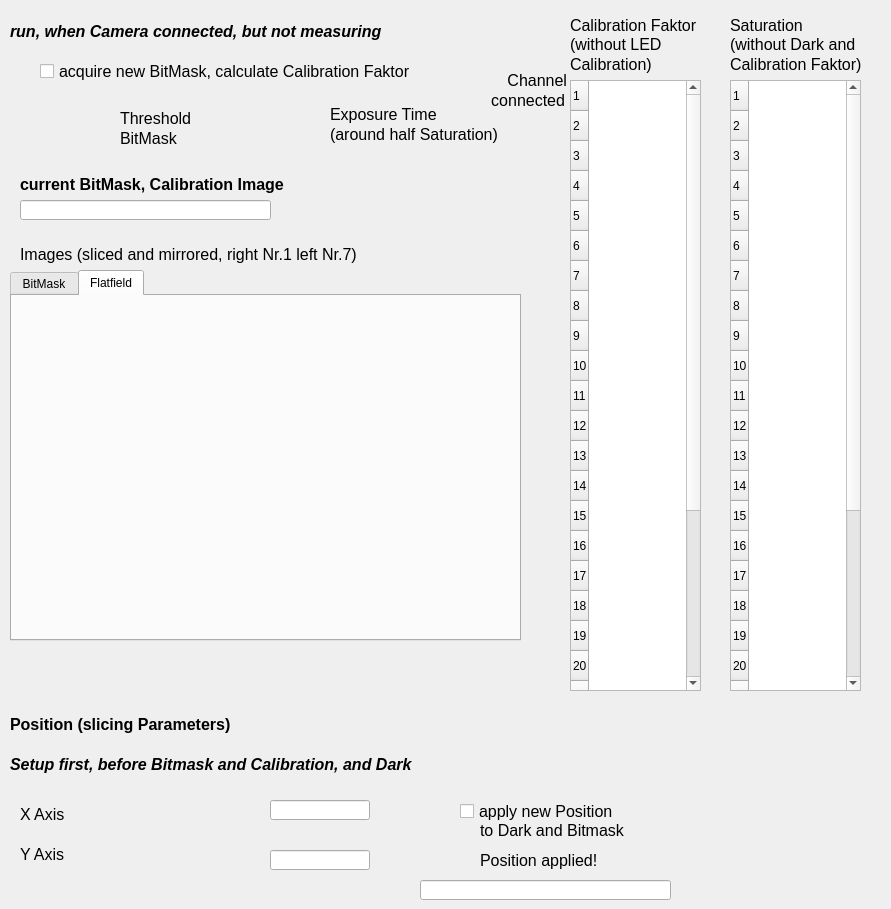
<?xml version="1.0" encoding="UTF-8"?>
<ui version="4.0">
 <class>Dialog</class>
 <widget class="QDialog" name="Dialog">
  <property name="geometry">
   <rect>
    <x>0</x>
    <y>0</y>
    <width>891</width>
    <height>909</height>
   </rect>
  </property>
  <property name="windowTitle">
   <string>Dialog</string>
  </property>
  <widget class="caNumeric" name="canumeric">
   <property name="geometry">
    <rect>
     <x>10</x>
     <y>100</y>
     <width>100</width>
     <height>50</height>
    </rect>
   </property>
   <property name="channel" stdset="0">
    <string notr="true">$(XX):BitMask-TH</string>
   </property>
  </widget>
  <widget class="caLabel" name="calabel_9">
   <property name="geometry">
    <rect>
     <x>20</x>
     <y>240</y>
     <width>431</width>
     <height>28</height>
    </rect>
   </property>
   <property name="font">
    <font>
     <pointsize>12</pointsize>
    </font>
   </property>
   <property name="text">
    <string>Images (sliced and mirrored, right Nr.1 left Nr.7)</string>
   </property>
   <property name="alignment">
    <set>Qt::AlignLeading|Qt::AlignLeft|Qt::AlignVCenter</set>
   </property>
   <property name="fontScaleMode">
    <enum>ESimpleLabel::None</enum>
   </property>
  </widget>
  <widget class="caLabel" name="calabel_10">
   <property name="geometry">
    <rect>
     <x>120</x>
     <y>110</y>
     <width>81</width>
     <height>16</height>
    </rect>
   </property>
   <property name="font">
    <font>
     <pointsize>12</pointsize>
    </font>
   </property>
   <property name="text">
    <string>Threshold </string>
   </property>
   <property name="alignment">
    <set>Qt::AlignLeading|Qt::AlignLeft|Qt::AlignVCenter</set>
   </property>
   <property name="fontScaleMode">
    <enum>ESimpleLabel::None</enum>
   </property>
  </widget>
  <widget class="caToggleButton" name="catogglebutton_8">
   <property name="geometry">
    <rect>
     <x>40</x>
     <y>60</y>
     <width>421</width>
     <height>22</height>
    </rect>
   </property>
   <property name="font">
    <font>
     <pointsize>12</pointsize>
    </font>
   </property>
   <property name="text">
    <string>acquire new BitMask, calculate Calibration Faktor</string>
   </property>
   <property name="channel" stdset="0">
    <string notr="true">$(XX):CAM-acq_BM_Cal</string>
   </property>
   <property name="fontScaleMode" stdset="0">
    <enum>caToggleButton::None</enum>
   </property>
  </widget>
  <widget class="caLabel" name="calabel_12">
   <property name="geometry">
    <rect>
     <x>10</x>
     <y>17</y>
     <width>491</width>
     <height>28</height>
    </rect>
   </property>
   <property name="font">
    <font>
     <pointsize>12</pointsize>
     <weight>75</weight>
     <italic>true</italic>
     <bold>true</bold>
    </font>
   </property>
   <property name="text">
    <string>run, when Camera connected, but not measuring</string>
   </property>
   <property name="alignment">
    <set>Qt::AlignLeading|Qt::AlignLeft|Qt::AlignVCenter</set>
   </property>
   <property name="fontScaleMode">
    <enum>ESimpleLabel::None</enum>
   </property>
  </widget>
  <widget class="caTable" name="catable">
   <property name="enabled">
    <bool>true</bool>
   </property>
   <property name="geometry">
    <rect>
     <x>570</x>
     <y>80</y>
     <width>131</width>
     <height>611</height>
    </rect>
   </property>
   <property name="rowCount">
    <number>28</number>
   </property>
   <property name="columnCount">
    <number>0</number>
   </property>
   <property name="channels" stdset="0">
    <string>$(XX):CalA1;$(XX):CalA2;$(XX):CalA3;$(XX):CalA4;$(XX):CalA5;$(XX):CalA6;$(XX):CalA7;$(XX):CalA8;$(XX):CalA9;$(XX):CalA10;$(XX):CalA11;$(XX):CalA12;$(XX):CalA13;$(XX):CalA14;$(XX):CalA15;$(XX):CalA16;$(XX):CalA17;$(XX):CalA18;$(XX):CalA19;$(XX):CalA20;$(XX):CalA21;$(XX):CalA22;$(XX):CalA23;$(XX):CalA24;$(XX):CalA25;$(XX):CalA26;$(XX):CalA27;$(XX):CalA28</string>
   </property>
   <property name="columnSizes">
    <string notr="true">1</string>
   </property>
   <attribute name="horizontalHeaderCascadingSectionResizes">
    <bool>true</bool>
   </attribute>
   <attribute name="horizontalHeaderDefaultSectionSize">
    <number>100</number>
   </attribute>
   <attribute name="horizontalHeaderStretchLastSection">
    <bool>true</bool>
   </attribute>
   <attribute name="verticalHeaderVisible">
    <bool>true</bool>
   </attribute>
   <row/>
   <row/>
   <row/>
   <row/>
   <row/>
   <row/>
   <row/>
   <row/>
   <row/>
   <row/>
   <row/>
   <row/>
   <row/>
   <row/>
   <row/>
   <row/>
   <row/>
   <row/>
   <row/>
   <row/>
   <row/>
   <row/>
   <row/>
   <row/>
   <row/>
   <row/>
   <row/>
   <row/>
  </widget>
  <widget class="caLineEdit" name="calineedit_5">
   <property name="geometry">
    <rect>
     <x>20</x>
     <y>200</y>
     <width>251</width>
     <height>20</height>
    </rect>
   </property>
   <property name="readOnly">
    <bool>true</bool>
   </property>
   <property name="channel" stdset="0">
    <string notr="true">$(XX):BM_Cal-Time</string>
   </property>
  </widget>
  <widget class="caLabel" name="calabel_3">
   <property name="geometry">
    <rect>
     <x>20</x>
     <y>170</y>
     <width>361</width>
     <height>28</height>
    </rect>
   </property>
   <property name="font">
    <font>
     <pointsize>12</pointsize>
     <weight>75</weight>
     <bold>true</bold>
    </font>
   </property>
   <property name="text">
    <string>current BitMask, Calibration Image</string>
   </property>
   <property name="alignment">
    <set>Qt::AlignLeading|Qt::AlignLeft|Qt::AlignVCenter</set>
   </property>
   <property name="fontScaleMode">
    <enum>ESimpleLabel::None</enum>
   </property>
  </widget>
  <widget class="caLabel" name="calabel_13">
   <property name="geometry">
    <rect>
     <x>570</x>
     <y>10</y>
     <width>141</width>
     <height>31</height>
    </rect>
   </property>
   <property name="font">
    <font>
     <pointsize>12</pointsize>
    </font>
   </property>
   <property name="layoutDirection">
    <enum>Qt::LeftToRight</enum>
   </property>
   <property name="text">
    <string>Calibration Faktor</string>
   </property>
   <property name="alignment">
    <set>Qt::AlignLeading|Qt::AlignLeft|Qt::AlignVCenter</set>
   </property>
   <property name="fontScaleMode">
    <enum>ESimpleLabel::None</enum>
   </property>
  </widget>
  <widget class="caLabel" name="calabel_14">
   <property name="geometry">
    <rect>
     <x>520</x>
     <y>30</y>
     <width>161</width>
     <height>28</height>
    </rect>
   </property>
   <property name="font">
    <font>
     <pointsize>12</pointsize>
    </font>
   </property>
   <property name="layoutDirection">
    <enum>Qt::LeftToRight</enum>
   </property>
   <property name="text">
    <string/>
   </property>
   <property name="alignment">
    <set>Qt::AlignLeading|Qt::AlignLeft|Qt::AlignVCenter</set>
   </property>
   <property name="fontScaleMode">
    <enum>ESimpleLabel::None</enum>
   </property>
  </widget>
  <widget class="caLabel" name="calabel_15">
   <property name="geometry">
    <rect>
     <x>520</x>
     <y>50</y>
     <width>161</width>
     <height>28</height>
    </rect>
   </property>
   <property name="font">
    <font>
     <pointsize>12</pointsize>
    </font>
   </property>
   <property name="layoutDirection">
    <enum>Qt::LeftToRight</enum>
   </property>
   <property name="text">
    <string/>
   </property>
   <property name="alignment">
    <set>Qt::AlignLeading|Qt::AlignLeft|Qt::AlignVCenter</set>
   </property>
   <property name="fontScaleMode">
    <enum>ESimpleLabel::None</enum>
   </property>
  </widget>
  <widget class="caLed" name="caled_3">
   <property name="geometry">
    <rect>
     <x>10</x>
     <y>57</y>
     <width>30</width>
     <height>30</height>
    </rect>
   </property>
   <property name="channel" stdset="0">
    <string notr="true">$(XX):CAM-acq_BM_Cal</string>
   </property>
  </widget>
  <widget class="caLabel" name="calabel_16">
   <property name="geometry">
    <rect>
     <x>20</x>
     <y>800</y>
     <width>51</width>
     <height>28</height>
    </rect>
   </property>
   <property name="font">
    <font>
     <pointsize>12</pointsize>
    </font>
   </property>
   <property name="text">
    <string>X Axis</string>
   </property>
   <property name="alignment">
    <set>Qt::AlignLeading|Qt::AlignLeft|Qt::AlignVCenter</set>
   </property>
   <property name="fontScaleMode">
    <enum>ESimpleLabel::None</enum>
   </property>
  </widget>
  <widget class="caLabel" name="calabel_17">
   <property name="geometry">
    <rect>
     <x>20</x>
     <y>840</y>
     <width>51</width>
     <height>28</height>
    </rect>
   </property>
   <property name="font">
    <font>
     <pointsize>12</pointsize>
    </font>
   </property>
   <property name="text">
    <string>Y Axis</string>
   </property>
   <property name="alignment">
    <set>Qt::AlignLeading|Qt::AlignLeft|Qt::AlignVCenter</set>
   </property>
   <property name="fontScaleMode">
    <enum>ESimpleLabel::None</enum>
   </property>
  </widget>
  <widget class="caLabel" name="calabel_4">
   <property name="geometry">
    <rect>
     <x>10</x>
     <y>710</y>
     <width>351</width>
     <height>28</height>
    </rect>
   </property>
   <property name="font">
    <font>
     <pointsize>12</pointsize>
     <weight>75</weight>
     <bold>true</bold>
    </font>
   </property>
   <property name="text">
    <string>Position (slicing Parameters)</string>
   </property>
   <property name="alignment">
    <set>Qt::AlignLeading|Qt::AlignLeft|Qt::AlignVCenter</set>
   </property>
   <property name="fontScaleMode">
    <enum>ESimpleLabel::None</enum>
   </property>
  </widget>
  <widget class="caNumeric" name="canumeric_2">
   <property name="geometry">
    <rect>
     <x>80</x>
     <y>790</y>
     <width>81</width>
     <height>41</height>
    </rect>
   </property>
   <property name="integerDigits" stdset="0">
    <number>3</number>
   </property>
   <property name="decimalDigits" stdset="0">
    <number>0</number>
   </property>
   <property name="channel" stdset="0">
    <string notr="true">$(XX):CAM-X_START</string>
   </property>
  </widget>
  <widget class="caLineEdit" name="calineedit_13">
   <property name="geometry">
    <rect>
     <x>270</x>
     <y>800</y>
     <width>100</width>
     <height>20</height>
    </rect>
   </property>
   <property name="readOnly">
    <bool>true</bool>
   </property>
   <property name="channel" stdset="0">
    <string notr="true">$(XX):CAM-IMAGEx</string>
   </property>
   <property name="unitsEnabled">
    <bool>true</bool>
   </property>
  </widget>
  <widget class="caLineEdit" name="calineedit_14">
   <property name="geometry">
    <rect>
     <x>270</x>
     <y>850</y>
     <width>100</width>
     <height>20</height>
    </rect>
   </property>
   <property name="readOnly">
    <bool>true</bool>
   </property>
   <property name="channel" stdset="0">
    <string notr="true">$(XX):CAM-IMAGEy</string>
   </property>
   <property name="unitsEnabled">
    <bool>true</bool>
   </property>
  </widget>
  <widget class="caNumeric" name="canumeric_3">
   <property name="geometry">
    <rect>
     <x>170</x>
     <y>790</y>
     <width>81</width>
     <height>41</height>
    </rect>
   </property>
   <property name="integerDigits" stdset="0">
    <number>3</number>
   </property>
   <property name="decimalDigits" stdset="0">
    <number>0</number>
   </property>
   <property name="channel" stdset="0">
    <string notr="true">$(XX):CAM-X_END</string>
   </property>
  </widget>
  <widget class="caNumeric" name="canumeric_8">
   <property name="geometry">
    <rect>
     <x>170</x>
     <y>840</y>
     <width>81</width>
     <height>41</height>
    </rect>
   </property>
   <property name="integerDigits" stdset="0">
    <number>3</number>
   </property>
   <property name="decimalDigits" stdset="0">
    <number>0</number>
   </property>
   <property name="channel" stdset="0">
    <string notr="true">$(XX):CAM-Y_END</string>
   </property>
  </widget>
  <widget class="caNumeric" name="canumeric_9">
   <property name="geometry">
    <rect>
     <x>80</x>
     <y>840</y>
     <width>81</width>
     <height>41</height>
    </rect>
   </property>
   <property name="integerDigits" stdset="0">
    <number>3</number>
   </property>
   <property name="decimalDigits" stdset="0">
    <number>0</number>
   </property>
   <property name="channel" stdset="0">
    <string notr="true">$(XX):CAM-Y_START</string>
   </property>
  </widget>
  <widget class="caLabel" name="calabel_18">
   <property name="geometry">
    <rect>
     <x>10</x>
     <y>750</y>
     <width>661</width>
     <height>28</height>
    </rect>
   </property>
   <property name="font">
    <font>
     <pointsize>12</pointsize>
     <weight>75</weight>
     <italic>true</italic>
     <bold>true</bold>
    </font>
   </property>
   <property name="text">
    <string>Setup first, before Bitmask and Calibration, and Dark</string>
   </property>
   <property name="alignment">
    <set>Qt::AlignLeading|Qt::AlignLeft|Qt::AlignVCenter</set>
   </property>
   <property name="fontScaleMode">
    <enum>ESimpleLabel::None</enum>
   </property>
  </widget>
  <widget class="caToggleButton" name="catogglebutton_9">
   <property name="geometry">
    <rect>
     <x>460</x>
     <y>800</y>
     <width>201</width>
     <height>22</height>
    </rect>
   </property>
   <property name="font">
    <font>
     <pointsize>12</pointsize>
    </font>
   </property>
   <property name="text">
    <string>apply new Position</string>
   </property>
   <property name="channel" stdset="0">
    <string notr="true">$(XX):CAM-applyPOS</string>
   </property>
   <property name="fontScaleMode" stdset="0">
    <enum>caToggleButton::None</enum>
   </property>
  </widget>
  <widget class="caLed" name="caled_4">
   <property name="geometry">
    <rect>
     <x>450</x>
     <y>840</y>
     <width>30</width>
     <height>35</height>
    </rect>
   </property>
   <property name="channel" stdset="0">
    <string notr="true">$(XX):POS-applied</string>
   </property>
  </widget>
  <widget class="caLabel" name="calabel_19">
   <property name="geometry">
    <rect>
     <x>480</x>
     <y>820</y>
     <width>191</width>
     <height>20</height>
    </rect>
   </property>
   <property name="font">
    <font>
     <pointsize>12</pointsize>
    </font>
   </property>
   <property name="text">
    <string>to Dark and Bitmask</string>
   </property>
   <property name="alignment">
    <set>Qt::AlignLeading|Qt::AlignLeft|Qt::AlignVCenter</set>
   </property>
   <property name="fontScaleMode">
    <enum>ESimpleLabel::None</enum>
   </property>
  </widget>
  <widget class="caLabel" name="calabel_20">
   <property name="geometry">
    <rect>
     <x>480</x>
     <y>850</y>
     <width>191</width>
     <height>20</height>
    </rect>
   </property>
   <property name="font">
    <font>
     <pointsize>12</pointsize>
    </font>
   </property>
   <property name="text">
    <string>Position applied!</string>
   </property>
   <property name="alignment">
    <set>Qt::AlignLeading|Qt::AlignLeft|Qt::AlignVCenter</set>
   </property>
   <property name="fontScaleMode">
    <enum>ESimpleLabel::None</enum>
   </property>
  </widget>
  <widget class="caLineEdit" name="calineedit_6">
   <property name="geometry">
    <rect>
     <x>420</x>
     <y>880</y>
     <width>251</width>
     <height>20</height>
    </rect>
   </property>
   <property name="readOnly">
    <bool>true</bool>
   </property>
   <property name="channel" stdset="0">
    <string notr="true">$(XX):POS-Time</string>
   </property>
  </widget>
  <widget class="caLabel" name="calabel_21">
   <property name="geometry">
    <rect>
     <x>730</x>
     <y>10</y>
     <width>141</width>
     <height>31</height>
    </rect>
   </property>
   <property name="font">
    <font>
     <pointsize>12</pointsize>
    </font>
   </property>
   <property name="layoutDirection">
    <enum>Qt::LeftToRight</enum>
   </property>
   <property name="text">
    <string>Saturation </string>
   </property>
   <property name="alignment">
    <set>Qt::AlignLeading|Qt::AlignLeft|Qt::AlignVCenter</set>
   </property>
   <property name="fontScaleMode">
    <enum>ESimpleLabel::None</enum>
   </property>
  </widget>
  <widget class="caLabel" name="calabel_22">
   <property name="geometry">
    <rect>
     <x>730</x>
     <y>30</y>
     <width>161</width>
     <height>28</height>
    </rect>
   </property>
   <property name="font">
    <font>
     <pointsize>12</pointsize>
    </font>
   </property>
   <property name="layoutDirection">
    <enum>Qt::LeftToRight</enum>
   </property>
   <property name="text">
    <string>(without Dark and </string>
   </property>
   <property name="alignment">
    <set>Qt::AlignLeading|Qt::AlignLeft|Qt::AlignVCenter</set>
   </property>
   <property name="fontScaleMode">
    <enum>ESimpleLabel::None</enum>
   </property>
  </widget>
  <widget class="caLabel" name="calabel_23">
   <property name="geometry">
    <rect>
     <x>730</x>
     <y>50</y>
     <width>161</width>
     <height>28</height>
    </rect>
   </property>
   <property name="font">
    <font>
     <pointsize>12</pointsize>
    </font>
   </property>
   <property name="layoutDirection">
    <enum>Qt::LeftToRight</enum>
   </property>
   <property name="text">
    <string>Calibration Faktor)</string>
   </property>
   <property name="alignment">
    <set>Qt::AlignLeading|Qt::AlignLeft|Qt::AlignVCenter</set>
   </property>
   <property name="fontScaleMode">
    <enum>ESimpleLabel::None</enum>
   </property>
  </widget>
  <widget class="caTable" name="catable_2">
   <property name="enabled">
    <bool>true</bool>
   </property>
   <property name="geometry">
    <rect>
     <x>730</x>
     <y>80</y>
     <width>131</width>
     <height>611</height>
    </rect>
   </property>
   <property name="rowCount">
    <number>28</number>
   </property>
   <property name="columnCount">
    <number>0</number>
   </property>
   <property name="channels" stdset="0">
    <string>$(XX):SatA1;$(XX):SatA2;$(XX):SatA3;$(XX):SatA4;$(XX):SatA5;$(XX):SatA6;$(XX):SatA7;$(XX):SatA8;$(XX):SatA9;$(XX):SatA10;$(XX):SatA11;$(XX):SatA12;$(XX):SatA13;$(XX):SatA14;$(XX):SatA15;$(XX):SatA16;$(XX):SatA17;$(XX):SatA18;$(XX):SatA19;$(XX):SatA20;$(XX):SatA21;$(XX):SatA22;$(XX):SatA23;$(XX):SatA24;$(XX):SatA25;$(XX):SatA26;$(XX):SatA27;$(XX):SatA28</string>
   </property>
   <property name="columnSizes">
    <string notr="true">0</string>
   </property>
   <attribute name="horizontalHeaderCascadingSectionResizes">
    <bool>true</bool>
   </attribute>
   <attribute name="horizontalHeaderDefaultSectionSize">
    <number>100</number>
   </attribute>
   <attribute name="horizontalHeaderStretchLastSection">
    <bool>true</bool>
   </attribute>
   <attribute name="verticalHeaderVisible">
    <bool>true</bool>
   </attribute>
   <row/>
   <row/>
   <row/>
   <row/>
   <row/>
   <row/>
   <row/>
   <row/>
   <row/>
   <row/>
   <row/>
   <row/>
   <row/>
   <row/>
   <row/>
   <row/>
   <row/>
   <row/>
   <row/>
   <row/>
   <row/>
   <row/>
   <row/>
   <row/>
   <row/>
   <row/>
   <row/>
   <row/>
  </widget>
  <widget class="caLed" name="caled_25">
   <property name="geometry">
    <rect>
     <x>550</x>
     <y>290</y>
     <width>18</width>
     <height>18</height>
    </rect>
   </property>
   <property name="channel" stdset="0">
    <string notr="true">$(XX):ChlA10</string>
   </property>
   <property name="colorMode">
    <enum>caLed::Static</enum>
   </property>
   <property name="trueColor">
    <color>
     <red>0</red>
     <green>255</green>
     <blue>0</blue>
    </color>
   </property>
  </widget>
  <widget class="caLed" name="caled_46">
   <property name="geometry">
    <rect>
     <x>550</x>
     <y>651</y>
     <width>18</width>
     <height>18</height>
    </rect>
   </property>
   <property name="channel" stdset="0">
    <string notr="true">$(XX):ChlA28</string>
   </property>
   <property name="colorMode">
    <enum>caLed::Static</enum>
   </property>
   <property name="trueColor">
    <color>
     <red>0</red>
     <green>255</green>
     <blue>0</blue>
    </color>
   </property>
  </widget>
  <widget class="caLed" name="caled_42">
   <property name="geometry">
    <rect>
     <x>550</x>
     <y>570</y>
     <width>18</width>
     <height>18</height>
    </rect>
   </property>
   <property name="channel" stdset="0">
    <string notr="true">$(XX):ChlA24</string>
   </property>
   <property name="colorMode">
    <enum>caLed::Static</enum>
   </property>
   <property name="trueColor">
    <color>
     <red>0</red>
     <green>255</green>
     <blue>0</blue>
    </color>
   </property>
  </widget>
  <widget class="caLed" name="caled_14">
   <property name="geometry">
    <rect>
     <x>550</x>
     <y>210</y>
     <width>18</width>
     <height>18</height>
    </rect>
   </property>
   <property name="channel" stdset="0">
    <string notr="true">$(XX):ChlA6</string>
   </property>
   <property name="colorMode">
    <enum>caLed::Static</enum>
   </property>
   <property name="trueColor">
    <color>
     <red>0</red>
     <green>255</green>
     <blue>0</blue>
    </color>
   </property>
  </widget>
  <widget class="caLed" name="caled_37">
   <property name="geometry">
    <rect>
     <x>550</x>
     <y>470</y>
     <width>18</width>
     <height>18</height>
    </rect>
   </property>
   <property name="channel" stdset="0">
    <string notr="true">$(XX):ChlA19</string>
   </property>
   <property name="colorMode">
    <enum>caLed::Static</enum>
   </property>
   <property name="trueColor">
    <color>
     <red>0</red>
     <green>255</green>
     <blue>0</blue>
    </color>
   </property>
  </widget>
  <widget class="caLed" name="caled_33">
   <property name="geometry">
    <rect>
     <x>550</x>
     <y>390</y>
     <width>18</width>
     <height>18</height>
    </rect>
   </property>
   <property name="channel" stdset="0">
    <string notr="true">$(XX):ChlA15</string>
   </property>
   <property name="colorMode">
    <enum>caLed::Static</enum>
   </property>
   <property name="trueColor">
    <color>
     <red>0</red>
     <green>255</green>
     <blue>0</blue>
    </color>
   </property>
  </widget>
  <widget class="caLed" name="caled_26">
   <property name="geometry">
    <rect>
     <x>550</x>
     <y>310</y>
     <width>18</width>
     <height>18</height>
    </rect>
   </property>
   <property name="channel" stdset="0">
    <string notr="true">$(XX):ChlA11</string>
   </property>
   <property name="colorMode">
    <enum>caLed::Static</enum>
   </property>
   <property name="trueColor">
    <color>
     <red>0</red>
     <green>255</green>
     <blue>0</blue>
    </color>
   </property>
  </widget>
  <widget class="caLed" name="caled_15">
   <property name="geometry">
    <rect>
     <x>550</x>
     <y>230</y>
     <width>18</width>
     <height>18</height>
    </rect>
   </property>
   <property name="channel" stdset="0">
    <string notr="true">$(XX):ChlA7</string>
   </property>
   <property name="colorMode">
    <enum>caLed::Static</enum>
   </property>
   <property name="trueColor">
    <color>
     <red>0</red>
     <green>255</green>
     <blue>0</blue>
    </color>
   </property>
  </widget>
  <widget class="caLabel" name="calabel_24">
   <property name="geometry">
    <rect>
     <x>496</x>
     <y>70</y>
     <width>71</width>
     <height>21</height>
    </rect>
   </property>
   <property name="font">
    <font>
     <pointsize>12</pointsize>
    </font>
   </property>
   <property name="layoutDirection">
    <enum>Qt::RightToLeft</enum>
   </property>
   <property name="text">
    <string>Channel</string>
   </property>
   <property name="alignment">
    <set>Qt::AlignRight|Qt::AlignTrailing|Qt::AlignVCenter</set>
   </property>
   <property name="fontScaleMode">
    <enum>ESimpleLabel::None</enum>
   </property>
  </widget>
  <widget class="caLed" name="caled_43">
   <property name="geometry">
    <rect>
     <x>550</x>
     <y>590</y>
     <width>18</width>
     <height>18</height>
    </rect>
   </property>
   <property name="channel" stdset="0">
    <string notr="true">$(XX):ChlA25</string>
   </property>
   <property name="colorMode">
    <enum>caLed::Static</enum>
   </property>
   <property name="trueColor">
    <color>
     <red>0</red>
     <green>255</green>
     <blue>0</blue>
    </color>
   </property>
  </widget>
  <widget class="caLed" name="caled_38">
   <property name="geometry">
    <rect>
     <x>550</x>
     <y>490</y>
     <width>18</width>
     <height>18</height>
    </rect>
   </property>
   <property name="channel" stdset="0">
    <string notr="true">$(XX):ChlA20</string>
   </property>
   <property name="colorMode">
    <enum>caLed::Static</enum>
   </property>
   <property name="trueColor">
    <color>
     <red>0</red>
     <green>255</green>
     <blue>0</blue>
    </color>
   </property>
  </widget>
  <widget class="caLed" name="caled_34">
   <property name="geometry">
    <rect>
     <x>550</x>
     <y>410</y>
     <width>18</width>
     <height>18</height>
    </rect>
   </property>
   <property name="channel" stdset="0">
    <string notr="true">$(XX):ChlA16</string>
   </property>
   <property name="colorMode">
    <enum>caLed::Static</enum>
   </property>
   <property name="trueColor">
    <color>
     <red>0</red>
     <green>255</green>
     <blue>0</blue>
    </color>
   </property>
  </widget>
  <widget class="caLed" name="caled_40">
   <property name="geometry">
    <rect>
     <x>550</x>
     <y>530</y>
     <width>18</width>
     <height>18</height>
    </rect>
   </property>
   <property name="channel" stdset="0">
    <string notr="true">$(XX):ChlA22</string>
   </property>
   <property name="colorMode">
    <enum>caLed::Static</enum>
   </property>
   <property name="trueColor">
    <color>
     <red>0</red>
     <green>255</green>
     <blue>0</blue>
    </color>
   </property>
  </widget>
  <widget class="caLed" name="caled_28">
   <property name="geometry">
    <rect>
     <x>550</x>
     <y>330</y>
     <width>18</width>
     <height>18</height>
    </rect>
   </property>
   <property name="channel" stdset="0">
    <string notr="true">$(XX):ChlA12</string>
   </property>
   <property name="colorMode">
    <enum>caLed::Static</enum>
   </property>
   <property name="trueColor">
    <color>
     <red>0</red>
     <green>255</green>
     <blue>0</blue>
    </color>
   </property>
  </widget>
  <widget class="caLed" name="caled_16">
   <property name="geometry">
    <rect>
     <x>550</x>
     <y>250</y>
     <width>18</width>
     <height>18</height>
    </rect>
   </property>
   <property name="channel" stdset="0">
    <string notr="true">$(XX):ChlA8</string>
   </property>
   <property name="colorMode">
    <enum>caLed::Static</enum>
   </property>
   <property name="trueColor">
    <color>
     <red>0</red>
     <green>255</green>
     <blue>0</blue>
    </color>
   </property>
  </widget>
  <widget class="caLed" name="caled_12">
   <property name="geometry">
    <rect>
     <x>550</x>
     <y>170</y>
     <width>18</width>
     <height>18</height>
    </rect>
   </property>
   <property name="channel" stdset="0">
    <string notr="true">$(XX):ChlA4</string>
   </property>
   <property name="colorMode">
    <enum>caLed::Static</enum>
   </property>
   <property name="trueColor">
    <color>
     <red>0</red>
     <green>255</green>
     <blue>0</blue>
    </color>
   </property>
  </widget>
  <widget class="caLabel" name="calabel_25">
   <property name="geometry">
    <rect>
     <x>474</x>
     <y>90</y>
     <width>91</width>
     <height>21</height>
    </rect>
   </property>
   <property name="font">
    <font>
     <pointsize>12</pointsize>
    </font>
   </property>
   <property name="layoutDirection">
    <enum>Qt::RightToLeft</enum>
   </property>
   <property name="text">
    <string>connected</string>
   </property>
   <property name="alignment">
    <set>Qt::AlignRight|Qt::AlignTrailing|Qt::AlignVCenter</set>
   </property>
   <property name="fontScaleMode">
    <enum>ESimpleLabel::None</enum>
   </property>
  </widget>
  <widget class="caLed" name="caled_44">
   <property name="geometry">
    <rect>
     <x>550</x>
     <y>610</y>
     <width>18</width>
     <height>18</height>
    </rect>
   </property>
   <property name="channel" stdset="0">
    <string notr="true">$(XX):ChlA26</string>
   </property>
   <property name="colorMode">
    <enum>caLed::Static</enum>
   </property>
   <property name="trueColor">
    <color>
     <red>0</red>
     <green>255</green>
     <blue>0</blue>
    </color>
   </property>
  </widget>
  <widget class="caLed" name="caled_39">
   <property name="geometry">
    <rect>
     <x>550</x>
     <y>510</y>
     <width>18</width>
     <height>18</height>
    </rect>
   </property>
   <property name="channel" stdset="0">
    <string notr="true">$(XX):ChlA21</string>
   </property>
   <property name="colorMode">
    <enum>caLed::Static</enum>
   </property>
   <property name="trueColor">
    <color>
     <red>0</red>
     <green>255</green>
     <blue>0</blue>
    </color>
   </property>
  </widget>
  <widget class="caLed" name="caled">
   <property name="geometry">
    <rect>
     <x>550</x>
     <y>110</y>
     <width>18</width>
     <height>18</height>
    </rect>
   </property>
   <property name="channel" stdset="0">
    <string notr="true">$(XX):ChlA1</string>
   </property>
   <property name="colorMode">
    <enum>caLed::Static</enum>
   </property>
   <property name="trueColor">
    <color>
     <red>0</red>
     <green>255</green>
     <blue>0</blue>
    </color>
   </property>
  </widget>
  <widget class="caLed" name="caled_35">
   <property name="geometry">
    <rect>
     <x>550</x>
     <y>430</y>
     <width>18</width>
     <height>18</height>
    </rect>
   </property>
   <property name="channel" stdset="0">
    <string notr="true">$(XX):ChlA17</string>
   </property>
   <property name="colorMode">
    <enum>caLed::Static</enum>
   </property>
   <property name="trueColor">
    <color>
     <red>0</red>
     <green>255</green>
     <blue>0</blue>
    </color>
   </property>
  </widget>
  <widget class="caLed" name="caled_8">
   <property name="geometry">
    <rect>
     <x>550</x>
     <y>150</y>
     <width>18</width>
     <height>18</height>
    </rect>
   </property>
   <property name="channel" stdset="0">
    <string notr="true">$(XX):ChlA3</string>
   </property>
   <property name="colorMode">
    <enum>caLed::Static</enum>
   </property>
   <property name="trueColor">
    <color>
     <red>0</red>
     <green>255</green>
     <blue>0</blue>
    </color>
   </property>
  </widget>
  <widget class="caLed" name="caled_30">
   <property name="geometry">
    <rect>
     <x>550</x>
     <y>350</y>
     <width>18</width>
     <height>18</height>
    </rect>
   </property>
   <property name="channel" stdset="0">
    <string notr="true">$(XX):ChlA13</string>
   </property>
   <property name="colorMode">
    <enum>caLed::Static</enum>
   </property>
   <property name="trueColor">
    <color>
     <red>0</red>
     <green>255</green>
     <blue>0</blue>
    </color>
   </property>
  </widget>
  <widget class="caLed" name="caled_24">
   <property name="geometry">
    <rect>
     <x>550</x>
     <y>270</y>
     <width>18</width>
     <height>18</height>
    </rect>
   </property>
   <property name="channel" stdset="0">
    <string notr="true">$(XX):ChlA9</string>
   </property>
   <property name="colorMode">
    <enum>caLed::Static</enum>
   </property>
   <property name="trueColor">
    <color>
     <red>0</red>
     <green>255</green>
     <blue>0</blue>
    </color>
   </property>
  </widget>
  <widget class="caLed" name="caled_45">
   <property name="geometry">
    <rect>
     <x>550</x>
     <y>630</y>
     <width>18</width>
     <height>18</height>
    </rect>
   </property>
   <property name="channel" stdset="0">
    <string notr="true">$(XX):ChlA27</string>
   </property>
   <property name="colorMode">
    <enum>caLed::Static</enum>
   </property>
   <property name="trueColor">
    <color>
     <red>0</red>
     <green>255</green>
     <blue>0</blue>
    </color>
   </property>
  </widget>
  <widget class="caLed" name="caled_41">
   <property name="geometry">
    <rect>
     <x>550</x>
     <y>550</y>
     <width>18</width>
     <height>18</height>
    </rect>
   </property>
   <property name="channel" stdset="0">
    <string notr="true">$(XX):ChlA23</string>
   </property>
   <property name="colorMode">
    <enum>caLed::Static</enum>
   </property>
   <property name="trueColor">
    <color>
     <red>0</red>
     <green>255</green>
     <blue>0</blue>
    </color>
   </property>
  </widget>
  <widget class="caLed" name="caled_2">
   <property name="geometry">
    <rect>
     <x>550</x>
     <y>130</y>
     <width>18</width>
     <height>18</height>
    </rect>
   </property>
   <property name="channel" stdset="0">
    <string notr="true">$(XX):ChlA2</string>
   </property>
   <property name="colorMode">
    <enum>caLed::Static</enum>
   </property>
   <property name="trueColor">
    <color>
     <red>0</red>
     <green>255</green>
     <blue>0</blue>
    </color>
   </property>
  </widget>
  <widget class="caLed" name="caled_13">
   <property name="geometry">
    <rect>
     <x>550</x>
     <y>190</y>
     <width>18</width>
     <height>18</height>
    </rect>
   </property>
   <property name="channel" stdset="0">
    <string notr="true">$(XX):ChlA5</string>
   </property>
   <property name="colorMode">
    <enum>caLed::Static</enum>
   </property>
   <property name="trueColor">
    <color>
     <red>0</red>
     <green>255</green>
     <blue>0</blue>
    </color>
   </property>
  </widget>
  <widget class="caLed" name="caled_36">
   <property name="geometry">
    <rect>
     <x>550</x>
     <y>450</y>
     <width>18</width>
     <height>18</height>
    </rect>
   </property>
   <property name="channel" stdset="0">
    <string notr="true">$(XX):ChlA18</string>
   </property>
   <property name="colorMode">
    <enum>caLed::Static</enum>
   </property>
   <property name="trueColor">
    <color>
     <red>0</red>
     <green>255</green>
     <blue>0</blue>
    </color>
   </property>
  </widget>
  <widget class="caLed" name="caled_32">
   <property name="geometry">
    <rect>
     <x>550</x>
     <y>370</y>
     <width>18</width>
     <height>18</height>
    </rect>
   </property>
   <property name="channel" stdset="0">
    <string notr="true">$(XX):ChlA14</string>
   </property>
   <property name="colorMode">
    <enum>caLed::Static</enum>
   </property>
   <property name="trueColor">
    <color>
     <red>0</red>
     <green>255</green>
     <blue>0</blue>
    </color>
   </property>
  </widget>
  <widget class="caLabel" name="calabel_11">
   <property name="geometry">
    <rect>
     <x>120</x>
     <y>130</y>
     <width>81</width>
     <height>16</height>
    </rect>
   </property>
   <property name="font">
    <font>
     <pointsize>12</pointsize>
    </font>
   </property>
   <property name="text">
    <string>BitMask</string>
   </property>
   <property name="alignment">
    <set>Qt::AlignLeading|Qt::AlignLeft|Qt::AlignVCenter</set>
   </property>
   <property name="fontScaleMode">
    <enum>ESimpleLabel::None</enum>
   </property>
  </widget>
  <widget class="caLabel" name="calabel_26">
   <property name="geometry">
    <rect>
     <x>330</x>
     <y>100</y>
     <width>171</width>
     <height>28</height>
    </rect>
   </property>
   <property name="font">
    <font>
     <pointsize>12</pointsize>
    </font>
   </property>
   <property name="text">
    <string>Exposure Time</string>
   </property>
   <property name="alignment">
    <set>Qt::AlignLeading|Qt::AlignLeft|Qt::AlignVCenter</set>
   </property>
   <property name="fontScaleMode">
    <enum>ESimpleLabel::None</enum>
   </property>
  </widget>
  <widget class="caNumeric" name="canumeric_4">
   <property name="geometry">
    <rect>
     <x>210</x>
     <y>100</y>
     <width>111</width>
     <height>41</height>
    </rect>
   </property>
   <property name="integerDigits" stdset="0">
    <number>8</number>
   </property>
   <property name="decimalDigits" stdset="0">
    <number>0</number>
   </property>
   <property name="channel" stdset="0">
    <string notr="true">$(XX):BM_Cal-EXPT</string>
   </property>
   <property name="limitsMode">
    <enum>caNumeric::User</enum>
   </property>
   <property name="maxValue">
    <double>20000000.000000000000000</double>
   </property>
   <property name="minValue">
    <double>0.000000000000000</double>
   </property>
  </widget>
  <widget class="caLabel" name="calabel_27">
   <property name="geometry">
    <rect>
     <x>330</x>
     <y>120</y>
     <width>201</width>
     <height>28</height>
    </rect>
   </property>
   <property name="font">
    <font>
     <pointsize>12</pointsize>
    </font>
   </property>
   <property name="text">
    <string>(around half Saturation)</string>
   </property>
   <property name="alignment">
    <set>Qt::AlignLeading|Qt::AlignLeft|Qt::AlignVCenter</set>
   </property>
   <property name="fontScaleMode">
    <enum>ESimpleLabel::None</enum>
   </property>
  </widget>
  <widget class="QTabWidget" name="tabWidget">
   <property name="geometry">
    <rect>
     <x>10</x>
     <y>270</y>
     <width>511</width>
     <height>371</height>
    </rect>
   </property>
   <property name="currentIndex">
    <number>1</number>
   </property>
   <widget class="QWidget" name="tab">
    <attribute name="title">
     <string>BitMask</string>
    </attribute>
    <widget class="caCamera" name="cacamera">
     <property name="geometry">
      <rect>
       <x>0</x>
       <y>10</y>
       <width>531</width>
       <height>331</height>
      </rect>
     </property>
     <property name="channelData" stdset="0">
      <string notr="true">$(XX):BitMask</string>
     </property>
     <property name="channelWidth" stdset="0">
      <string notr="true">$(XX):CAM-IMAGEx</string>
     </property>
     <property name="channelHeight" stdset="0">
      <string notr="true">$(XX):CAM-IMAGEy</string>
     </property>
     <property name="minLevel">
      <string notr="true">0</string>
     </property>
    </widget>
   </widget>
   <widget class="QWidget" name="tab_2">
    <attribute name="title">
     <string>Flatfield</string>
    </attribute>
    <widget class="caCamera" name="cacamera_3">
     <property name="geometry">
      <rect>
       <x>0</x>
       <y>10</y>
       <width>531</width>
       <height>331</height>
      </rect>
     </property>
     <property name="channelData" stdset="0">
      <string notr="true">$(XX):CalI</string>
     </property>
     <property name="channelWidth" stdset="0">
      <string notr="true">$(XX):CAM-IMAGEx</string>
     </property>
     <property name="channelHeight" stdset="0">
      <string notr="true">$(XX):CAM-IMAGEy</string>
     </property>
     <property name="minLevel">
      <string notr="true">0</string>
     </property>
    </widget>
   </widget>
  </widget>
  <widget class="caLabel" name="calabel_28">
   <property name="geometry">
    <rect>
     <x>570</x>
     <y>50</y>
     <width>161</width>
     <height>28</height>
    </rect>
   </property>
   <property name="font">
    <font>
     <pointsize>12</pointsize>
    </font>
   </property>
   <property name="layoutDirection">
    <enum>Qt::LeftToRight</enum>
   </property>
   <property name="text">
    <string>Calibration)</string>
   </property>
   <property name="alignment">
    <set>Qt::AlignLeading|Qt::AlignLeft|Qt::AlignVCenter</set>
   </property>
   <property name="fontScaleMode">
    <enum>ESimpleLabel::None</enum>
   </property>
  </widget>
  <widget class="caLabel" name="calabel_29">
   <property name="geometry">
    <rect>
     <x>570</x>
     <y>30</y>
     <width>161</width>
     <height>28</height>
    </rect>
   </property>
   <property name="font">
    <font>
     <pointsize>12</pointsize>
    </font>
   </property>
   <property name="layoutDirection">
    <enum>Qt::LeftToRight</enum>
   </property>
   <property name="text">
    <string>(without LED</string>
   </property>
   <property name="alignment">
    <set>Qt::AlignLeading|Qt::AlignLeft|Qt::AlignVCenter</set>
   </property>
   <property name="fontScaleMode">
    <enum>ESimpleLabel::None</enum>
   </property>
  </widget>
 </widget>
 <customwidgets>
  <customwidget>
   <class>caNumeric</class>
   <extends>QFrame</extends>
   <header>caNumeric</header>
  </customwidget>
  <customwidget>
   <class>caToggleButton</class>
   <extends>QCheckBox</extends>
   <header>caToggleButton</header>
  </customwidget>
  <customwidget>
   <class>caLabel</class>
   <extends>QLabel</extends>
   <header>caLabel</header>
  </customwidget>
  <customwidget>
   <class>caLed</class>
   <extends>QWidget</extends>
   <header>caLed</header>
  </customwidget>
  <customwidget>
   <class>caLineEdit</class>
   <extends>QLineEdit</extends>
   <header>caLineEdit</header>
  </customwidget>
  <customwidget>
   <class>caTable</class>
   <extends>QTableWidget</extends>
   <header>caTable</header>
  </customwidget>
  <customwidget>
   <class>caCamera</class>
   <extends>QWidget</extends>
   <header>caCamera</header>
  </customwidget>
 </customwidgets>
 <resources/>
 <connections/>
</ui>
